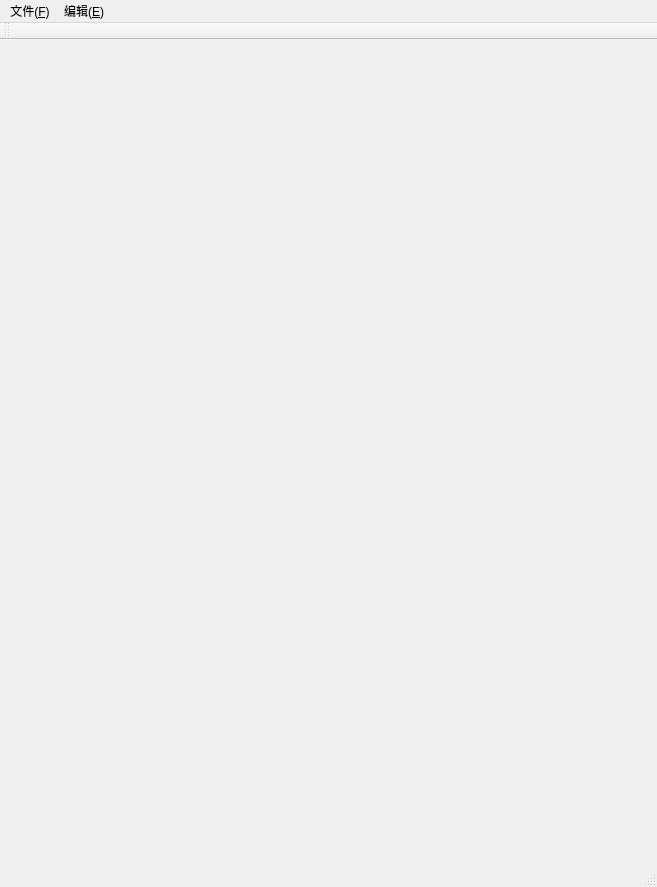
<?xml version="1.0" encoding="UTF-8"?>
<ui version="4.0">
 <class>MainWindow</class>
 <widget class="QMainWindow" name="MainWindow">
  <property name="geometry">
   <rect>
    <x>0</x>
    <y>0</y>
    <width>657</width>
    <height>887</height>
   </rect>
  </property>
  <property name="windowTitle">
   <string>MainWindow</string>
  </property>
  <widget class="QWidget" name="centralwidget">
   <widget class="QWidget" name="gridLayoutWidget">
    <property name="geometry">
     <rect>
      <x>10</x>
      <y>10</y>
      <width>601</width>
      <height>371</height>
     </rect>
    </property>
    <layout class="QGridLayout" name="gridLayout"/>
   </widget>
   <widget class="QWidget" name="gridLayoutWidget_2">
    <property name="geometry">
     <rect>
      <x>30</x>
      <y>450</y>
      <width>591</width>
      <height>381</height>
     </rect>
    </property>
    <layout class="QGridLayout" name="gridLayout_2"/>
   </widget>
  </widget>
  <widget class="QMenuBar" name="menubar">
   <property name="geometry">
    <rect>
     <x>0</x>
     <y>0</y>
     <width>657</width>
     <height>21</height>
    </rect>
   </property>
   <widget class="QMenu" name="menu">
    <property name="title">
     <string>文件(&amp;F)</string>
    </property>
    <addaction name="fileOpenAction"/>
    <addaction name="fileNewAction"/>
    <addaction name="fileCloseAction"/>
    <addaction name="fileSaveAction"/>
   </widget>
   <widget class="QMenu" name="menu_E">
    <property name="title">
     <string>编辑(&amp;E)</string>
    </property>
    <widget class="QMenu" name="menu_4">
     <property name="title">
      <string>立體圖形</string>
     </property>
     <addaction name="actioncuboid"/>
     <addaction name="actioncylinder"/>
     <addaction name="actionnull"/>
    </widget>
    <addaction name="menu_4"/>
   </widget>
   <addaction name="menu"/>
   <addaction name="menu_E"/>
  </widget>
  <widget class="QStatusBar" name="statusbar"/>
  <widget class="QToolBar" name="toolBar">
   <property name="windowTitle">
    <string>toolBar</string>
   </property>
   <attribute name="toolBarArea">
    <enum>TopToolBarArea</enum>
   </attribute>
   <attribute name="toolBarBreak">
    <bool>false</bool>
   </attribute>
  </widget>
  <action name="fileOpenAction">
   <property name="text">
    <string>打開</string>
   </property>
   <property name="toolTip">
    <string>打開</string>
   </property>
   <property name="shortcut">
    <string>Alt+O</string>
   </property>
  </action>
  <action name="fileNewAction">
   <property name="text">
    <string>新建</string>
   </property>
   <property name="shortcut">
    <string>Alt+N</string>
   </property>
  </action>
  <action name="fileCloseAction">
   <property name="text">
    <string>關閉</string>
   </property>
   <property name="toolTip">
    <string>關閉</string>
   </property>
   <property name="shortcut">
    <string>Alt+C</string>
   </property>
  </action>
  <action name="fileSaveAction">
   <property name="text">
    <string>儲存</string>
   </property>
   <property name="toolTip">
    <string>儲存</string>
   </property>
   <property name="shortcut">
    <string>Alt+S</string>
   </property>
  </action>
  <action name="actionand">
   <property name="text">
    <string>and</string>
   </property>
  </action>
  <action name="actionor">
   <property name="text">
    <string>or</string>
   </property>
  </action>
  <action name="actionnot">
   <property name="text">
    <string>not</string>
   </property>
  </action>
  <action name="linearAction">
   <property name="text">
    <string>直線</string>
   </property>
   <property name="toolTip">
    <string>直線</string>
   </property>
  </action>
  <action name="curveAction">
   <property name="text">
    <string>弧線</string>
   </property>
   <property name="toolTip">
    <string>弧線</string>
   </property>
  </action>
  <action name="planeAction">
   <property name="text">
    <string>平面圖形</string>
   </property>
   <property name="toolTip">
    <string>平面圖形</string>
   </property>
  </action>
  <action name="actioncuboid">
   <property name="text">
    <string>cuboid</string>
   </property>
  </action>
  <action name="actioncylinder">
   <property name="text">
    <string>cylinder</string>
   </property>
  </action>
  <action name="actionnull">
   <property name="text">
    <string>null</string>
   </property>
  </action>
 </widget>
 <resources/>
 <connections/>
</ui>
